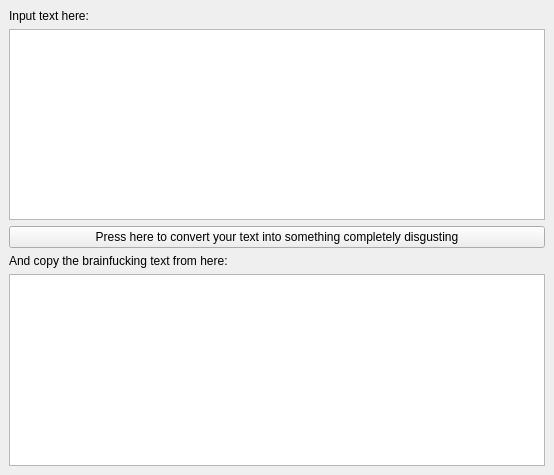
<?xml version="1.0" encoding="UTF-8"?>
<ui version="4.0">
 <class>MainWindow</class>
 <widget class="QMainWindow" name="MainWindow">
  <property name="geometry">
   <rect>
    <x>0</x>
    <y>0</y>
    <width>554</width>
    <height>475</height>
   </rect>
  </property>
  <property name="windowTitle">
   <string>Make your text look awful</string>
  </property>
  <widget class="QWidget" name="centralwidget">
   <layout class="QGridLayout" name="gridLayout">
    <item row="0" column="0">
     <widget class="QLabel" name="inputTextEditLabel">
      <property name="text">
       <string>Input text here:</string>
      </property>
     </widget>
    </item>
    <item row="3" column="0">
     <widget class="QLabel" name="outputTextLabel">
      <property name="text">
       <string>And copy the brainfucking text from here:</string>
      </property>
     </widget>
    </item>
    <item row="1" column="0">
     <widget class="QPlainTextEdit" name="inputTextEdit"/>
    </item>
    <item row="4" column="0">
     <widget class="QPlainTextEdit" name="outputTextEdit">
      <property name="readOnly">
       <bool>true</bool>
      </property>
     </widget>
    </item>
    <item row="2" column="0">
     <widget class="QPushButton" name="convertButton">
      <property name="text">
       <string>Press here to convert your text into something completely disgusting</string>
      </property>
     </widget>
    </item>
   </layout>
  </widget>
 </widget>
 <resources/>
 <connections/>
</ui>
